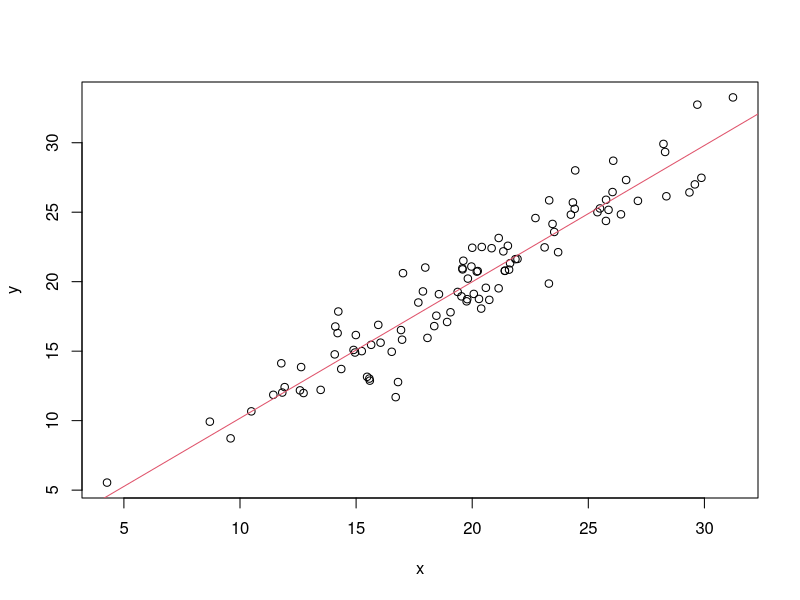

Reproduce this figure in R.
x = rnorm(100, mean = 20, sd = 5)
y = x + rnorm(100, mean = 0, sd = 2)
fit = lm(y ~ x)
summary(fit)
plot(x,y)
abline(fit, col=2)